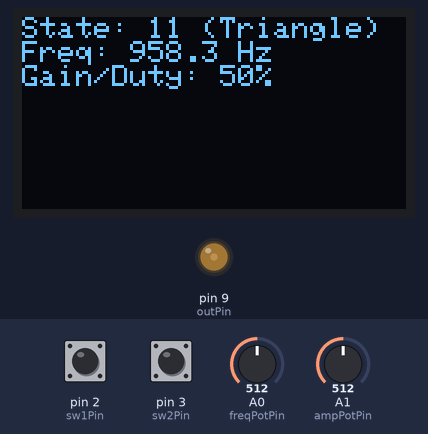
Recording of a sketch running on a simulated Arduino Uno, built with avr-gcc and run on an emulated ATmega328P. Shown: 128×64 one-colour display, output pins drawn as LEDs (lit = HIGH). The test bench sets the inputs (shaded band); at power-on: A0 (freqPotPin) = 512, pin 3 (sw2Pin) HIGH, pin 2 (sw1Pin) HIGH, A1 (ampPotPin) = 512.

Above: at 1.2 s.
1.3 s: A0 (freqPotPin) set to 0
At 2.96 s:
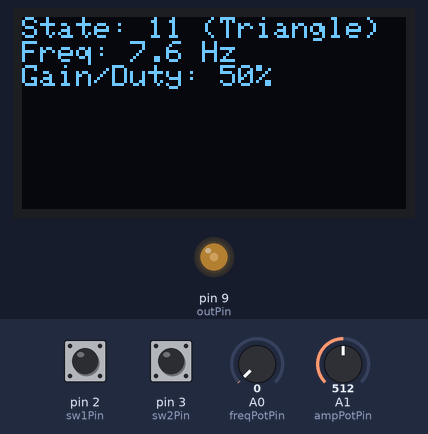
3.4 s: pin 3 (sw2Pin) pulled LOW for 3.2 s
At 6.66 s:
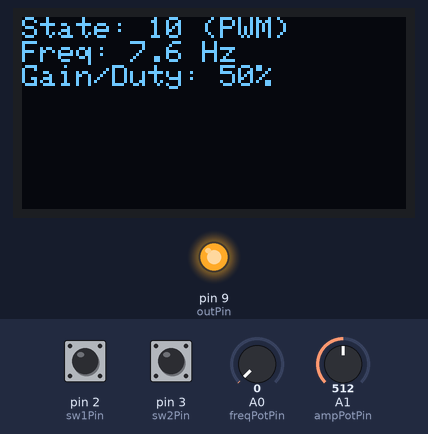
8.1 s: pin 2 (sw1Pin) pulled LOW for 0.15 s
At 8.31 s:
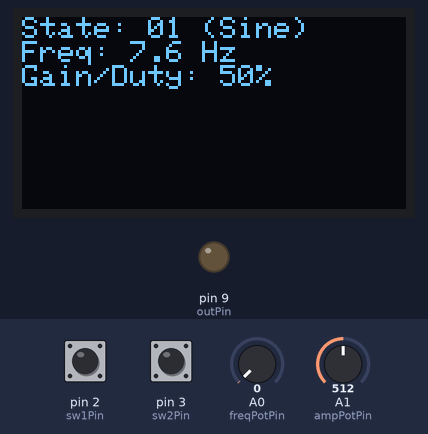
Timing chart, 0 to 8.7 s (numbered marks = the images above; inputs shaded):
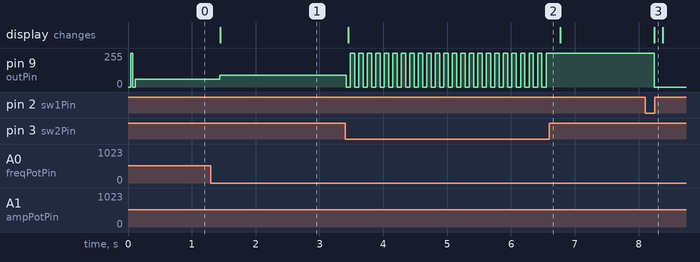

The sketch:

exp03.ino
```cpp
#include <Wire.h>
#include <Adafruit_GFX.h>
#include <Adafruit_SSD1306.h>

#define SCREEN_WIDTH 128
#define SCREEN_HEIGHT 64
Adafruit_SSD1306 display(SCREEN_WIDTH, SCREEN_HEIGHT, &Wire, -1);

const int sw1Pin = 2;
const int sw2Pin = 3;
const int freqPotPin = A0;
const int ampPotPin = A1;
const int outPin = 9;

uint8_t sine_table[256];
volatile uint16_t phase = 0;
volatile uint16_t phase_inc = 0;
volatile uint8_t wave_state = 0;
volatile uint8_t amp_val = 255;

void setup() {
  pinMode(sw1Pin, INPUT_PULLUP);
  pinMode(sw2Pin, INPUT_PULLUP);
  pinMode(outPin, OUTPUT);

  // Generate sine lookup table in RAM to save flash space
  for (int i = 0; i < 256; i++) {
    sine_table[i] = (sin(i * 2.0 * PI / 256.0) + 1.0) * 127.5;
  }

  // _BV(val) equivalent to 1 << val

  // Timer 1: Fast PWM, 8-bit, non-inverting on Pin 9 (DDS DAC)
  TCCR1A = _BV(COM1A1) | _BV(WGM10);
  TCCR1B = _BV(CS10) | _BV(WGM12); // No prescaler -> 62.5kHz carrier

  // Timer 2: 50kHz interrupt for DDS sampling and wave generation
  TCCR2A = _BV(WGM21); // CTC mode
  TCCR2B = _BV(CS21);  // Prescaler 8 -> 2MHz clock
  OCR2A = 39;          // 2MHz / 40 = 50kHz sample rate
  TIMSK2 = _BV(OCIE2A);

  display.begin(SSD1306_SWITCHCAPVCC, 0x3C);
  display.setTextColor(WHITE);
}

void loop() {
  // Read switches (0 = pressed to GND, 1 = unpressed via pullup)
  uint8_t s1 = digitalRead(sw1Pin);
  uint8_t s2 = digitalRead(sw2Pin);
  uint8_t current_state = (s1 << 1) | s2;

  int freq_raw = analogRead(freqPotPin);
  int amp_raw = analogRead(ampPotPin);

  // Map analog readings to DDS parameters
  uint16_t new_phase_inc = map(freq_raw, 0, 1023, 10, 2500);
  uint8_t new_amp_val = map(amp_raw, 0, 1023, 0, 255);

  // Atomic update for ISR variables
  noInterrupts();
  wave_state = current_state;
  phase_inc = new_phase_inc;
  amp_val = new_amp_val;
  interrupts();

  // Calculate true frequency for display output
  float freq_hz = (new_phase_inc * 50000.0) / 65536.0;

  display.clearDisplay();
  display.setCursor(0, 0);
  display.print("State: ");

  switch (current_state) {
    case 0b00: display.println("00 (Square)"); break;
    case 0b01: display.println("01 (Sine)"); break;
    case 0b10: display.println("10 (PWM)"); break;
    case 0b11: display.println("11 (Triangle)"); break;
  }

  display.print("Freq: "); display.print(freq_hz, 1); display.println(" Hz");
  display.print("Gain/Duty: "); display.print((new_amp_val / 255.0) * 100, 0); display.println("%");
  display.display();

  delay(100);
}

// DDS Core: Fires at 50kHz to output the next wave sample
ISR(TIMER2_COMPA_vect) {
  phase += phase_inc;
  uint8_t index = phase >> 8;
  uint8_t sample = 0;

  switch (wave_state) {
    case 0b00: // Square
      sample = (index < 128) ? 255 : 0;
      sample = (sample * amp_val) >> 8; // Amplitude scaling
      break;
    case 0b01: // Sine
      sample = sine_table[index];
      sample = (sample * amp_val) >> 8;
      break;
    case 0b10: // PWM (Amplitude pot defines duty cycle width)
      sample = (index < amp_val) ? 255 : 0;
      break;
    case 0b11: // Triangle
      sample = (index < 128) ? (index * 2) : (255 - ((index - 128) * 2));
      sample = (sample * amp_val) >> 8;
      break;
  }

  OCR1A = sample; // Output to Timer 1 PWM (Pin 9)
}
```

Measured:
- after the input at 1.3 s, pin 9 (outPin): 57/255 → 89/255 after 0.14 s; the display: changes after 0.14 s (image 1)
- after the input at 3.4 s, the display: changes after 0.05 s (image 2)
- after the input at 8.1 s, the display: changes after 0.14 s (image 3)
